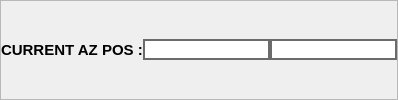
                         <widget class="QFrame" name="frame_72">
                          <property name="frameShape">
                           <enum>QFrame::StyledPanel</enum>
                          </property>
                          <property name="frameShadow">
                           <enum>QFrame::Raised</enum>
                          </property>
                          <layout class="QHBoxLayout" name="horizontalLayout_97">
                           <property name="spacing">
                            <number>0</number>
                           </property>
                           <property name="leftMargin">
                            <number>0</number>
                           </property>
                           <property name="topMargin">
                            <number>3</number>
                           </property>
                           <property name="rightMargin">
                            <number>0</number>
                           </property>
                           <property name="bottomMargin">
                            <number>3</number>
                           </property>
                           <item>
                            <widget class="QLabel" name="label_204">
                             <property name="font">
                              <font>
                               <pointsize>11</pointsize>
                               <weight>75</weight>
                               <bold>true</bold>
                              </font>
                             </property>
                             <property name="text">
                              <string>CURRENT AZ POS :</string>
                             </property>
                            </widget>
                           </item>
                           <item alignment="Qt::AlignRight">
                            <widget class="QLineEdit" name="currAzMax">
                             <property name="font">
                              <font>
                               <pointsize>10</pointsize>
                               <weight>75</weight>
                               <bold>true</bold>
                              </font>
                             </property>
                             <property name="styleSheet">
                              <string notr="true">border: 2px solid  rgb(107, 107, 107)
</string>
                             </property>
                             <property name="maxLength">
                              <number>6</number>
                             </property>
                             <property name="alignment">
                              <set>Qt::AlignCenter</set>
                             </property>
                             <property name="readOnly">
                              <bool>false</bool>
                             </property>
                            </widget>
                           </item>
                           <item alignment="Qt::AlignRight">
                            <widget class="QLineEdit" name="currAzMin">
                             <property name="font">
                              <font>
                               <pointsize>10</pointsize>
                               <weight>75</weight>
                               <bold>true</bold>
                              </font>
                             </property>
                             <property name="styleSheet">
                              <string notr="true">border: 2px solid  rgb(107, 107, 107)
</string>
                             </property>
                             <property name="maxLength">
                              <number>6</number>
                             </property>
                             <property name="alignment">
                              <set>Qt::AlignCenter</set>
                             </property>
                             <property name="readOnly">
                              <bool>false</bool>
                             </property>
                            </widget>
                           </item>
                          </layout>
                         </widget>
